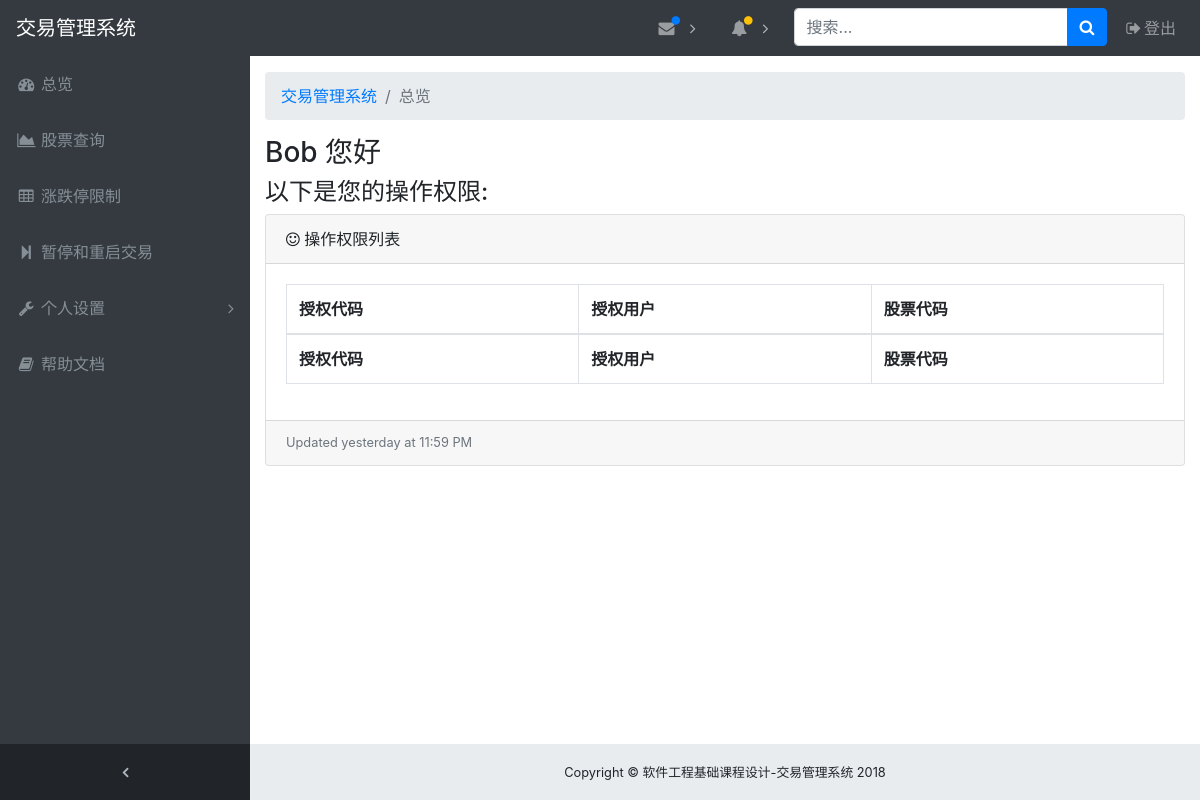
Page /tutorial (signed in) on the earlier database version.
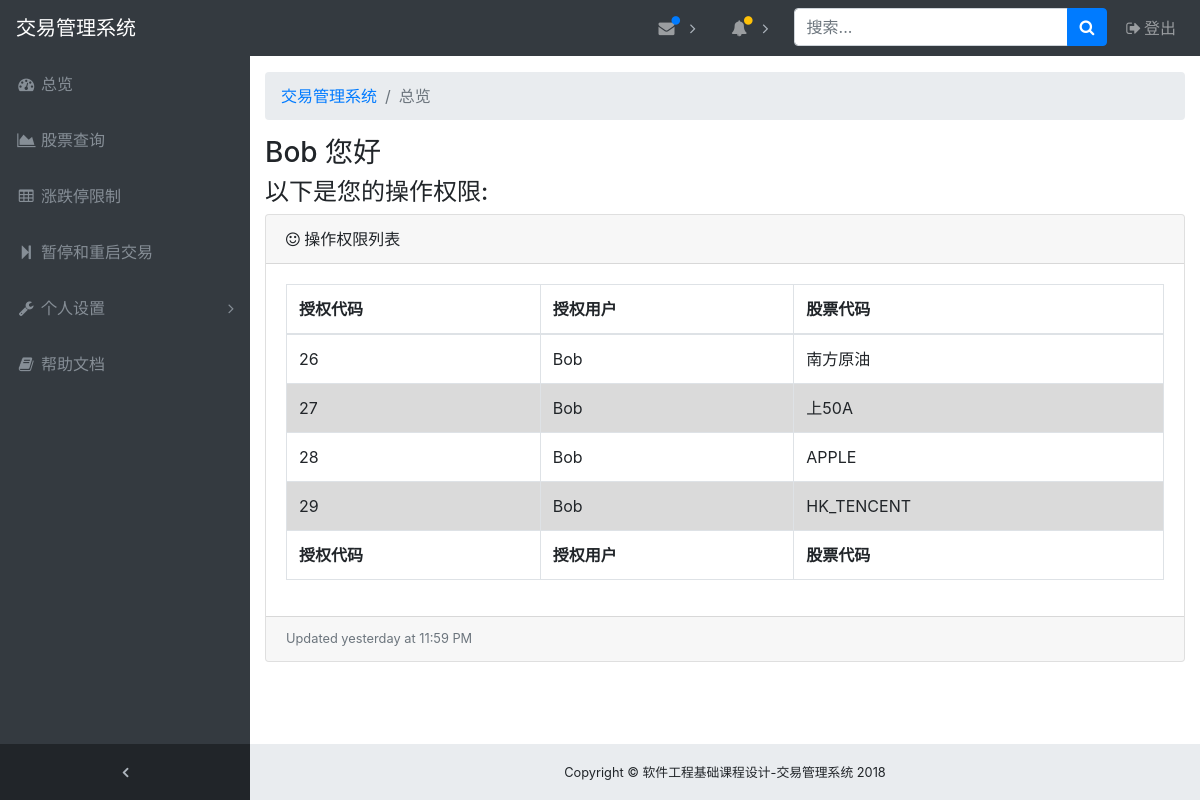
Same page on the later database version.
### app/models.py (models this page shows, shortened)
class Auth ( db.Model ):
    __tablename__ = "auth"
    auth_id = db.Column ( db.Integer, primary_key=True, autoincrement=True )
    stock_id = db.Column ( db.String ( 32 ), db.ForeignKey ( 'stock.stock_name', ondelete='CASCADE' ), index=True )
    admin_id = db.Column ( db.String ( 32 ), db.ForeignKey ( 'admin.id', ondelete='CASCADE' ) )

### app/views.py (the view)
@app.route ( '/tutorial' )
@login_required
def tutorial():
    user_id = current_user.get_id ()
    auth_list = Auth.query.filter_by ( admin_id=user_id )
    return render_template ( "tutorial.html", username=current_user.get_id (), auth_list=auth_list )

### app/models.py (called while the page is built)
    def get_id(self):
        return self.id

### app/views.py (called while the page is built)
@app.before_request
def before_request():
    g.user = current_user

@lm.user_loader
def load_user(id):
    return Admin.query.get ( id )

### app/templates/tutorial.html
{% set current_page = "总览" %}
{% extends 'base.html' %}
{% block body %}
<h3>{{username}} 您好</h3>
<h4>以下是您的操作权限:</h4>
<div class="card mb-3">
    <div class="card-header">
        <i class="fa fa-smile-o"></i> 操作权限列表
    </div>
    <div class="card-body">
        <div class="table-responsive">
            <table class="table table-bordered" id="dataTable" width="100%" cellspacing="0">
                <thead>
                <tr>
                    <th>授权代码</th>
                    <th>授权用户</th>
                    <th>股票代码</th>
                </tr>
                </thead>
                <tfoot>
                <tr>
                    <th>授权代码</th>
                    <th>授权用户</th>
                    <th>股票代码</th>
                </tr>
                </tfoot>
                <tbody>
                {% for row in auth_list %}
                <tr class={{ loop.cycle(
                "", "table-active")}}>
                <td>{{ row.auth_id }}</td>
                <td>{{ row.admin_id }}</td>
                <td>{{ row.stock_id }}</td>
                </tr>
                {% endfor %}
                </tbody>
            </table>
        </div>
    </div>
    <div class="card-footer small text-muted">Updated yesterday at 11:59 PM</div>
</div>
{% endblock%}

Differences in the rows shown:
added Auth: auth_id "26", admin_id "Bob", stock_id "南方原油"
added Auth: auth_id "27", admin_id "Bob", stock_id "上50A"
added Auth: auth_id "28", admin_id "Bob", stock_id "APPLE"
added Auth: auth_id "29", admin_id "Bob", stock_id "HK_TENCENT"
